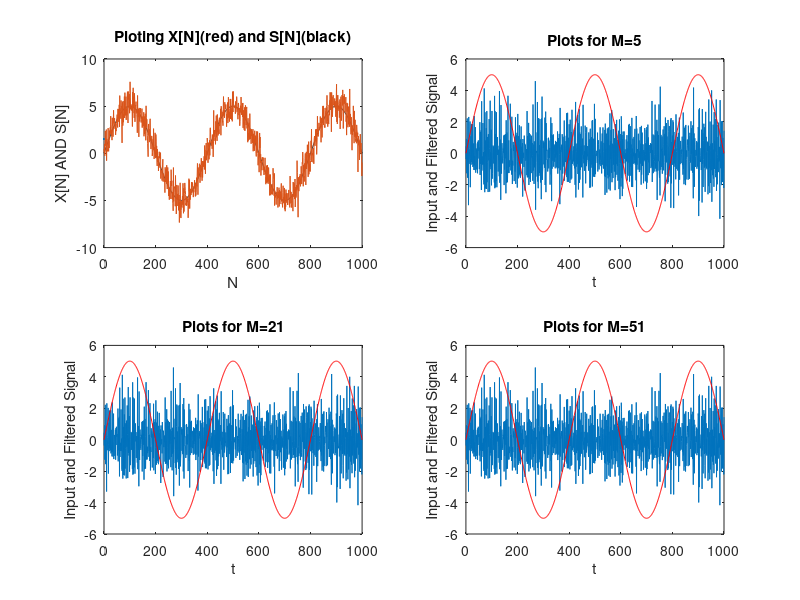

Write the MATLAB code that produced this figure. (Note: this script raises an error after producing the figure.)
n = 0:1000;
len_n = length(n);

input = 5*sin((pi/200)*n);

x =  input + randn(size(input));
figure();
subplot(2,2,1);
plot(n, input,'black', LineWidth=1.5);
xlabel('N');
ylabel('S[N]');
hold on;
plot(n, x);
xlabel('N');
ylabel('X[N] AND S[N]');
title('Ploting X[N](red) and S[N](black)');
hold off;

%defining h[n].
M = 5;
h = zeros(len_n ,1);
h(1) = 1;
h(2) = -1;

y = conv(h , x ,"full");
t = y(1:len_n);
subplot(2,2,2);
plot(n,t);
hold on;
plot(n,input,'red');
xlabel('t');
ylabel('Input and Filtered Signal');
title('Plots for M=5');
hold off;

%defining h[n].
M = 21;
h = zeros(1,len_n);
h(1) = 1;
h(2) = -1;

y = conv(h , x ,"full");
t = y(1:len_n);
subplot(2,2,3);
plot(n,t);
hold on;
plot(n,input,'red');
xlabel('t');
ylabel('Input and Filtered Signal');
title('Plots for M=21');
hold off;

%defining h[n].
M = 51;
h = zeros(len_n ,1);
h(1) = 1;
h(2) = -1;

y = conv(h , x ,"full");
t = y(1:len_n);
subplot(2,2,4);
plot(n,t);
hold on;
plot(n,input,'red');
xlabel('t');
ylabel('Input and Filtered Signal');
title('Plots for M=51');
hold off;

% t->is the filtered signal, unfiltered -> x.

N0 = 1;
M = 5;
h = zeros(len_n ,1);
h(1) = 1;
h(2) = -1;

y = conv(h , x ,"full");
t=-10:0.01:10;
y = y(1:len_n);
lis=zeros(length(t) , 1);
idx=1;
for w = -10:0.01:10
    lis(idx) = DT_Fourier(y ,N0, w);
    idx= idx+1;
end
figure();
subplot(2,2,1);
plot(t,abs(lis));
xlabel('w');
ylabel('Magnitude of DTFT');
title('DTFT for filtered signal M=5');

M = 21;
h = zeros(len_n ,1);
h(1) = 1;
h(2) = -1;

y = conv(h , x ,"full");
t=-10:0.01:10;
y = y(1:len_n);
lis=zeros(length(t) , 1);
idx=1;
for w = -10:0.01:10
    lis(idx) = DT_Fourier(y ,N0, w);
    idx= idx+1;
end


subplot(2,2,2);
plot(t,abs(lis));
xlabel('w');
ylabel('Magnitude of DTFT');
title('DTFT for filtered signal M=21');

M = 51;
h = zeros(len_n ,1);
h(1) = 1;
h(2) = -1;

y = conv(h , x ,"full");
t=-10:0.01:10;
y = y(1:len_n);
lis=zeros(length(t) , 1);
idx=1;
for w = -10:0.01:10
    lis(idx) = DT_Fourier(y ,N0, w);
    idx= idx+1;
end

subplot(2,2,3);
plot(t,abs(lis));
xlabel('w');
ylabel('Magnitude of DTFT');
title('DTFT for filtered signal M=51');




t=-10:0.01:10;

lis=zeros(length(t) , 1);
idx=1;
for w = -10:0.01:10
    lis(idx) = DT_Fourier(x ,N0, w);
    idx= idx+1;
end

subplot(2,2,4);
plot(t,abs(lis));
xlabel('w');
ylabel('Magnitude of DTFT');
title('DTFT for noicy signal.');

